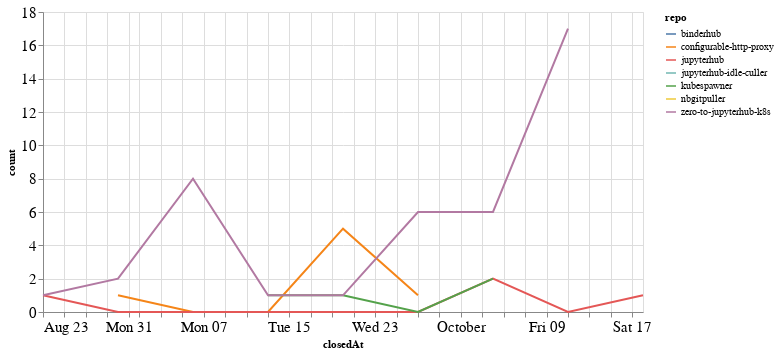

Notebook code cell kept with this figure:
### Code cell
closed_by_time = closed_by.groupby('repo').resample('W', on='closedAt').count()['author'].reset_index()
closed_by_time = closed_by_time.rename(columns={'author': 'count'})

alt.Chart(closed_by_time, width=600).mark_line().encode(
    x='closedAt',
    y='count',
    color='repo',
    tooltip="repo"
)

### Figure 1 — Vega-Lite specification as saved in the notebook (floating-point values rounded to 4 significant figures)
{"config": {"axisLeft": {"labelFontSize": 15}, "axisBottom": {"labelFontSize": 15}}, "data": {"name": "data-b61aaf0aebea4d06d521a4f3021d0aa3"}, "mark": "line", "encoding": {"color": {"type": "nominal", "field": "repo"}, "tooltip": {"type": "nominal", "field": "repo"}, "x": {"type": "temporal", "field": "closedAt"}, "y": {"type": "quantitative", "field": "count"}}, "width": 600, "$schema": "https://vega.github.io/schema/vega-lite/v4.8.1.json", "datasets": {"data-b61aaf0aebea4d06d521a4f3021d0aa3": [{"repo": "binderhub", "closedAt": "2020-08-23T00:00:00", "count": 1}, {"repo": "configurable-http-proxy", "closedAt": "2020-08-30T00:00:00", "count": 1}, {"repo": "configurable-http-proxy", "closedAt": "2020-09-06T00:00:00", "count": 0}, {"repo": "configurable-http-proxy", "closedAt": "2020-09-13T00:00:00", "count": 0}, {"repo": "configurable-http-proxy", "closedAt": "2020-09-20T00:00:00", "count": 5}, {"repo": "configurable-http-proxy", "closedAt": "2020-09-27T00:00:00", "count": 1}, {"repo": "jupyterhub", "closedAt": "2020-08-23T00:00:00", "count": 1}, {"repo": "jupyterhub", "closedAt": "2020-08-30T00:00:00", "count": 0}, {"repo": "jupyterhub", "closedAt": "2020-09-06T00:00:00", "count": 0}, {"repo": "jupyterhub", "closedAt": "2020-09-13T00:00:00", "count": 0}, {"repo": "jupyterhub", "closedAt": "2020-09-20T00:00:00", "count": 0}, {"repo": "jupyterhub", "closedAt": "2020-09-27T00:00:00", "count": 0}, {"repo": "jupyterhub", "closedAt": "2020-10-04T00:00:00", "count": 2}, {"repo": "jupyterhub", "closedAt": "2020-10-11T00:00:00", "count": 0}, {"repo": "jupyterhub", "closedAt": "2020-10-18T00:00:00", "count": 1}, {"repo": "jupyterhub-idle-culler", "closedAt": "2020-08-23T00:00:00", "count": 1}, {"repo": "kubespawner", "closedAt": "2020-09-13T00:00:00", "count": 1}, {"repo": "kubespawner", "closedAt": "2020-09-20T00:00:00", "count": 1}, {"repo": "kubespawner", "closedAt": "2020-09-27T00:00:00", "count": 0}, {"repo": "kubespawner", "closedAt": "2020-10-04T00:00:00", "count": 2}, {"repo": "nbgitpuller", "closedAt": "2020-10-04T00:00:00", "count": 2}, {"repo": "zero-to-jupyterhub-k8s", "closedAt": "2020-08-23T00:00:00", "count": 1}, {"repo": "zero-to-jupyterhub-k8s", "closedAt": "2020-08-30T00:00:00", "count": 2}, {"repo": "zero-to-jupyterhub-k8s", "closedAt": "2020-09-06T00:00:00", "count": 8}, {"repo": "zero-to-jupyterhub-k8s", "closedAt": "2020-09-13T00:00:00", "count": 1}, {"repo": "zero-to-jupyterhub-k8s", "closedAt": "2020-09-20T00:00:00", "count": 1}, {"repo": "zero-to-jupyterhub-k8s", "closedAt": "2020-09-27T00:00:00", "count": 6}, {"repo": "zero-to-jupyterhub-k8s", "closedAt": "2020-10-04T00:00:00", "count": 6}, {"repo": "zero-to-jupyterhub-k8s", "closedAt": "2020-10-11T00:00:00", "count": 17}]}}
